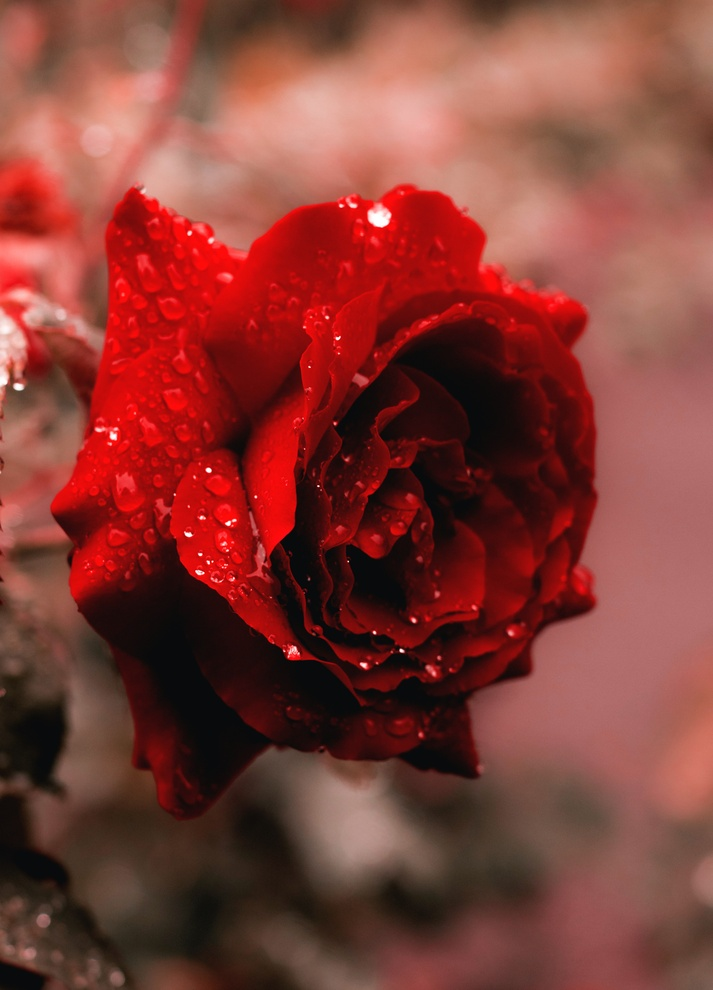
#> input picture python_code/images/rose.jpg, 713 x 990 px, shrunk from 3784 x 5256 before the run, found by its file name
$ python negative_image.py
#> lines starting #> are read from the running program, lines starting #| are printed output that depends on the picture
import cv2
import numpy as np
img = cv2.imread('E:/Image_processing/python_code/images/rose.jpg')
#> img is the input picture: shape (990, 713, 3); mean B, G, R 53.6, 61.1, 130.6
print (img.dtype)
#| uint8
img_neg = 255 - img
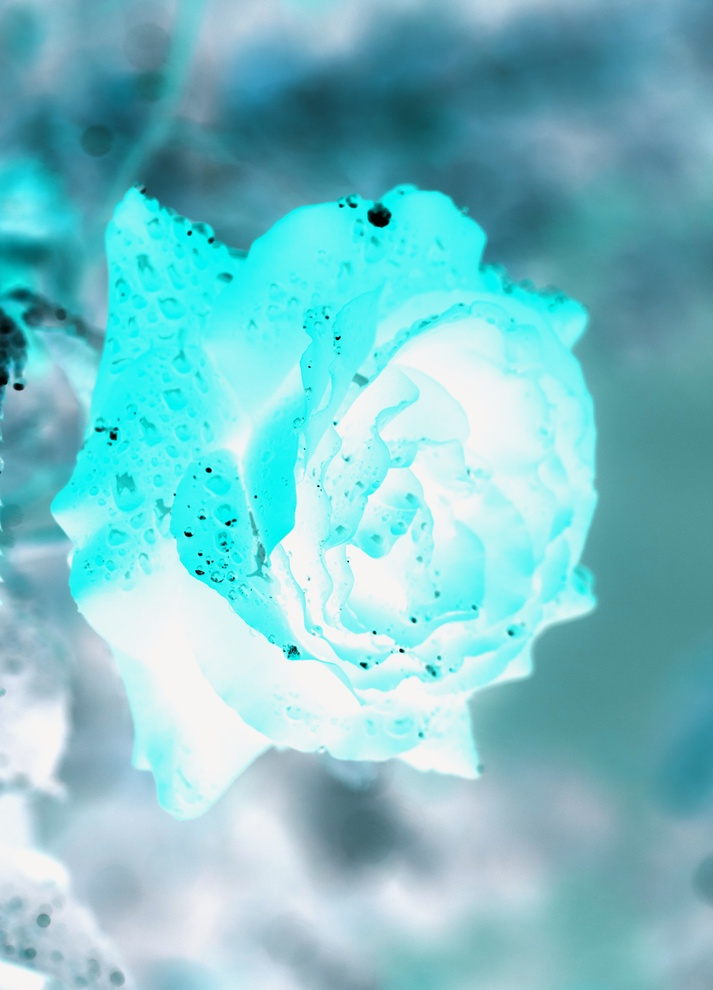
#> img_neg: shape (990, 713, 3); mean B, G, R 201.4, 193.9, 124.4
cv2.imshow('negative',img_neg)
cv2.waitKey(0)
